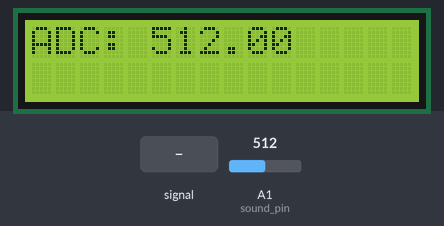
Recording of a sketch running on a simulated Arduino Uno, built with avr-gcc and run on an emulated ATmega328P. Shown: 16×2 character LCD. The inputs (shaded band) are chosen by the test bench; at power-on: A1 (sound_pin) = 512. What the sketch prints to the serial monitor is not drawn.

Above: at 1.2 s.
1.3 s: A1 (sound_pin) fed a 200 Hz sine of ±255 counts around its level
At 1.44 s:
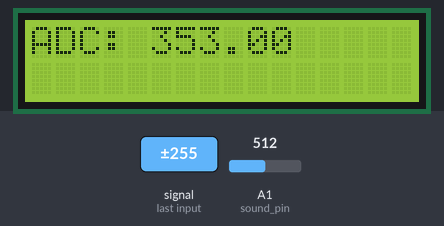
2.8 s: A1 (sound_pin) set to 716
At 4.0 s:
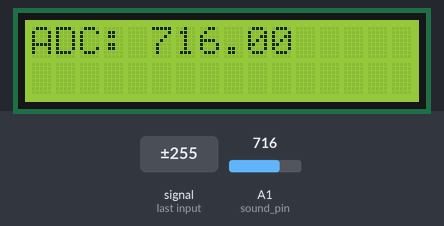
4.3 s: A1 (sound_pin) fed a 1000 Hz sine of ±255 counts around its level
At 4.63 s:
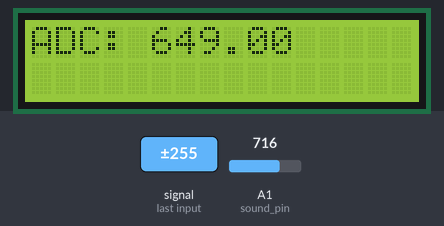
5.8 s: A1 (sound_pin) set to 654
At 6.9 s:
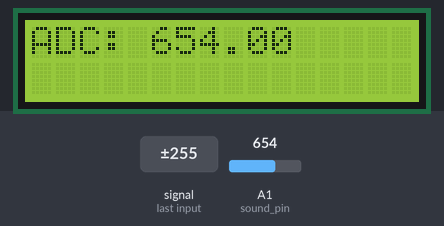
7.3 s: A1 (sound_pin) set to 628
At 8.5 s:
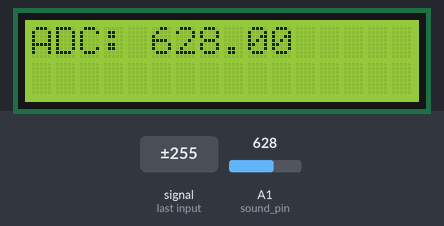
8.8 s: A1 (sound_pin) fed a 2 Hz sine of ±306 counts around its level
At 8.92 s:
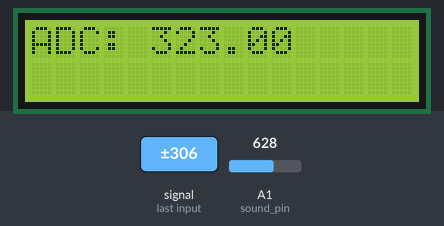

The sketch:

Soundsensor.ino
```cpp
#include <LiquidCrystal_I2C.h>
#include <Wire.h>

#define sound_pin A1

LiquidCrystal_I2C lcd(0x27, 16, 2);
float sound_val, voltage, dB;
float refVoltage = 5.0;

void lcd_setup(){
 lcd.init();                      // Inisialisasi LCD
 lcd.backlight();
}

void setup() {
 pinMode (sound_pin, INPUT);
  Serial.begin(9600);
 lcd_setup();
}

void read_sound()
{
  sound_val = analogRead(sound_pin);
  voltage = sound_val * (refVoltage / 1023.0);
  dB = 20 * log10(voltage);

  Serial.print("Sound value: ");
  Serial.print(sound_val);
  Serial.print(" ");
  Serial.print("Voltage: ");
  Serial.print(voltage);
  Serial.print(" ");
  Serial.print("Decibel: ");
  Serial.println(dB);

   lcd.setCursor(0,0);
   lcd.print("ADC: ");
   lcd.print(sound_val);
}

void loop() {
  read_sound();

}
```

Measured:
- after the input at 1.3 s, the display: first changes after 0.08 s (image 1 shows a later state)
- after the input at 4.3 s, the display: first changes after 0.08 s (image 3 shows a later state)
- after the input at 7.3 s, the display: changes after 0.09 s (image 5)
- after the input at 8.8 s, the display: first changes after 0.07 s (image 6 shows a later state)
